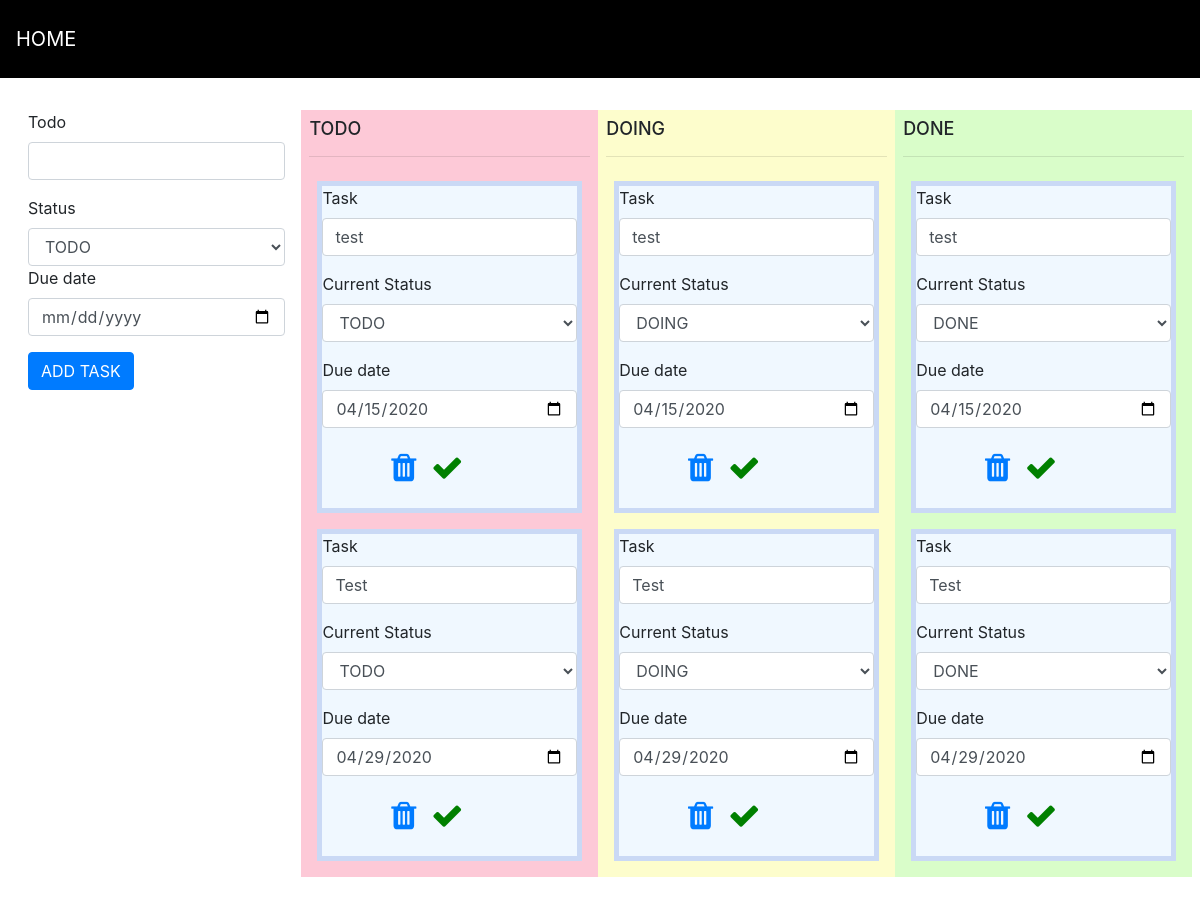
Before: / with the older database file.
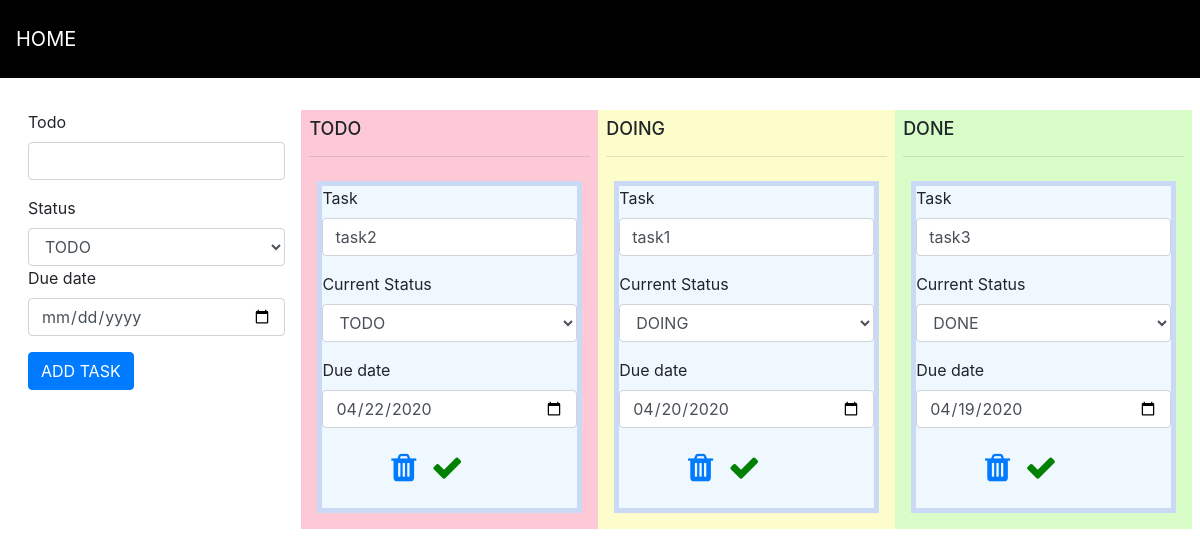
After: the same page with the newer database file.
### app.py (models this page shows, shortened)
class Todos(db.Model):
    id = db.Column(db.Integer, unique=True, primary_key=True)
    todo_item = db.Column(db.String(500),  nullable=True)
    todo_date = db.Column(db.String(500), nullable=True)
    todo_status = db.Column(db.String(10), nullable=False, default='todo')
    done = db.Column(db.Boolean, default=False)

### app.py (the view)
@app.route('/', methods=['GET', 'POST'])
def todo():
    todo_item = request.form.get('todo_item') or None
    todo_date = request.form.get('todo_date') or None
    todo_status = request.form.get('todo_status') or None
    new_item = Todos(todo_item = todo_item, todo_date=todo_date, todo_status=todo_status)
    if todo_item and todo_date:
        db.session.add(new_item)
        db.session.commit()
        flash(f"Todo item '{todo_item}' added, due '{todo_date}'",'success')
    todo_todos = Todos.query.filter((Todos.todo_status == 'todo'))
    doing_todos = Todos.query.filter((Todos.todo_status == 'doing'))
    done_todos = Todos.query.filter((Todos.todo_status == 'done'))
    print(todo_todos, doing_todos, done_todos)
    return render_template('todo.html', todo_todos = todo_todos, doing_todos=doing_todos, done_todos=done_todos)

### templates/todo.html
{% extends "/layout.html" %}
{% from '/todo_component.html' import todo_component %}
{% from '/add_todo.html' import add_todo %}
{% block content %}
    {{ add_todo() }}
{% endblock content %}
{% block side %}
    <div class="d-flex flex-row">
        <div class="todo_d p-2">
            <h3 class="column_header">TODO</h3>
            <hr/>
            <div class="d-flex flex-column">
                {% for todo in todo_todos %}
                    {{ todo_component(todo) }}
                {% endfor %}
            </div>
        </div>
        <div class="doing_d p-2">
            <h3 class="column_header">DOING</h3>
            <hr/>
            <div class="d-flex flex-column">
                {% for todo in doing_todos %}
                    {{ todo_component(todo) }}
                {% endfor %}
            </div>
        </div>
        <div class="done_d p-2 ">
            <h3 class="column_header">DONE</h3>
            <hr/>
            <div class="d-flex flex-column">
                {% for todo in done_todos %}
                    {{ todo_component(todo) }}
                {% endfor %}
            </div>
        </div>
    </div>
{% endblock side %}

### templates/layout.html (shortened to what this page needs)
<!DOCTYPE html>
<html>
<head>
	<link rel="stylesheet" href="{{ url_for('static', filename = 'styles.css') }}">
    <link rel="stylesheet" href = "https://stackpath.bootstrapcdn.com/bootstrap/4.3.1/css/bootstrap.min.css"
>
    <link rel="stylesheet" href="https://stackpath.bootstrapcdn.com/font-awesome/4.7.0/css/font-awesome.min.css">
</head>
<body>
	<div class="menu">
		<a href="#home">HOME</a>
        <div class="messages">
        </div>
    </div>
    <br/>
    <div class = "d-flex flex-row body_sec">
        <div class="p-2">
            {% block content %}{% endblock %}
        </div>
        <div class="p-2">
            {% block side %}{% endblock %}
        </div>
    </div>
</body>
</html>

### templates/todo_component.html
{% macro todo_component(todo) %}
    <div class="p-2">
        <form method="post" id="{{ todo.todo_status }}_{{ todo.id }}" action="{{ url_for('update_todo', todo_id = todo.id) }}">
            <div class="todo_box">
                <div class="form-group">
                    <label for="summary">Task</label>
                    <input id="summary" class="todo_status form-control"  name="todo_item" value="{{ todo.todo_item }}"/>
                </div>
                 <div class="form-group">
                    <label for="item_status">Current Status</label>
                    <select class="todo_status form-control" class="form-control" id="item_status" name="todo_status">
                        <option value="todo" {% if todo.todo_status == "todo" %} selected {% endif %}>TODO</option>
                        <option value="doing" {% if todo.todo_status == "doing" %} selected {% endif %}>DOING</option>
                        <option value="done" {% if todo.todo_status == "done" %} selected {% endif %}>DONE</option>
                    </select>
                </div>
                <div class="form-group">
                    <label for="due_on">Due date</label>
                    <input value="{{ todo.todo_date }}" name="todo_date"  class="form-control" id="todo_date" type="date"/>
                </div>
                <div class="form-group">
                    <span class="todo_buttons">
                        <a href="{{ url_for('delete_todo', todo_id = todo.id) }}" class = 'fa fa-trash'></a>
                        <button class="update_button fa fa-check" type="submit"></button>
                    </span>
                </div>
            </div>
        </form>
    </div>
{% endmacro %}

### templates/add_todo.html (shortened to what this page needs)
{% macro add_todo() %}
    <form method="post">
        <div class="form-group">
            <label for="todo_item">Todo</label>
            <input class="form-control" id="todo_item"  name="todo_item" type="text">
        </div>
        <div class="form-group">
            <label for="item_status">Status</label>
            <select class="todo_status form-control" id="item_status" name="todo_status">
                <option value="todo">TODO</option>
            </select>
        <div class="form-group">
            <label for="todo_date">Due date</label>
            <input class="form-control" id="todo_date" name="todo_date" type="date">
        </div>
        </div>
        <div class="form-group">
            <button class="btn btn-primary" type="submit">ADD TASK</button>
        </div>
    </form>
{% endmacro %}

### static/styles.css (style rules this page uses)
body { background-position:center; background-size: contain; }
.messages { padding-top: 55px; margin-bottom: 0px; }
.menu { position: sticky; top: 0; background-color: black; padding:10px 0px 10px 0px; color:white; margin: 0 auto; overflow: hidden; }
.menu a { float:left; color: white; text-align: center; padding: 14px 16px; text-decoration: none; font-size: 20px; }
.body_sec { margin-left:20px; }
.todo_box { display: inline-block; height: fit-content; background-color: aliceblue; width: fit-content; border: 5px solid #cad9f5; margin: auto; }
.todo_d { display: inline-block; float: left; padding: 1%; background-color: rgba(245, 0, 66, 0.21); }
.doing_d { display: inline-block; float: left; padding: 1%; background-color: rgba(245, 242, 0, 0.2); }
.done_d { display: inline-block; float: left; padding: 1%; background-color: rgba(75, 245, 0, 0.21) }
.todo_buttons { margin: auto; padding: 27%; font-size: xx-large; }
.update_button { margin: auto; font-size: xx-large; background-color: inherit; color: green; border: none; cursor: pointer; }
.column_header { align-content: center; font-size: large; }

Changed rows visible on the page:
removed Todos: todo_item "test", todo_status "TODO", todo_date "04/15/2020"
removed Todos: todo_item "Test", todo_status "TODO", todo_date "04/29/2020"
removed Todos: todo_item "test", todo_status "DOING", todo_date "04/15/2020"
removed Todos: todo_item "Test", todo_status "DOING", todo_date "04/29/2020"
removed Todos: todo_item "test", todo_status "DONE", todo_date "04/15/2020"
removed Todos: todo_item "Test", todo_status "DONE", todo_date "04/29/2020"
added Todos: todo_item "task2", todo_status "TODO", todo_date "04/22/2020"
added Todos: todo_item "task1", todo_status "DOING", todo_date "04/20/2020"
added Todos: todo_item "task3", todo_status "DONE", todo_date "04/19/2020"
